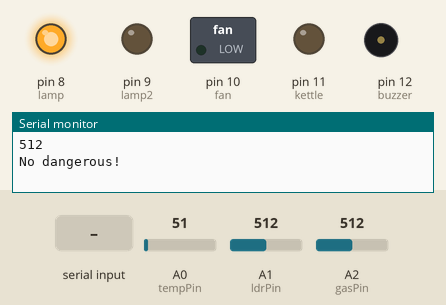
The sketch below on a simulated Arduino Uno, built with avr-gcc and run on an emulated ATmega328P. Shown: switched loads named in the sketch (green lamp = pin HIGH), output pins drawn as LEDs (lit = HIGH), buzzer (waves = sounding, pin HIGH), the last lines printed to the serial monitor. Inputs (shaded band) come from the test bench; at power-on: A2 (gasPin) = 512, A0 (tempPin) = 51, A1 (ldrPin) = 512.

Above: at 1.2 s.
1.3 s: A2 (gasPin) set to 521
At 3.3 s:
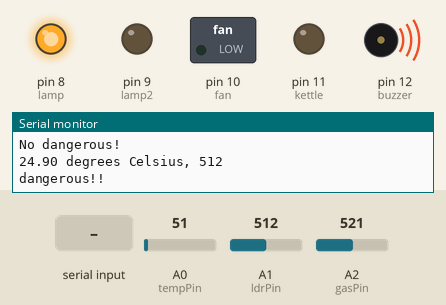
8.1 s: A0 (tempPin) set to 66
At 11.0 s:
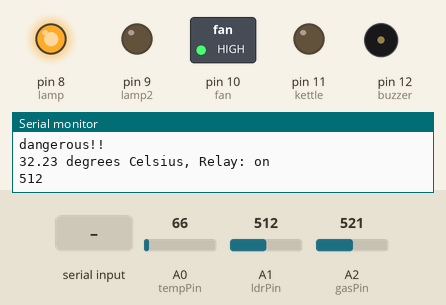
12.9 s: "1" received over Serial
At 16.2 s:
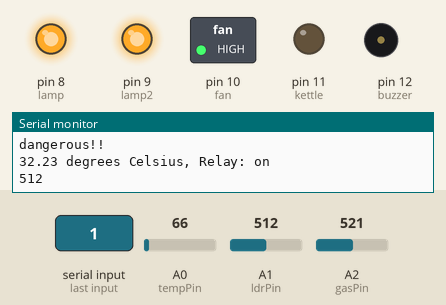
18.0 s: A1 (ldrPin) set to 99
21.5 s: A1 (ldrPin) set to 81
At 24.2 s:
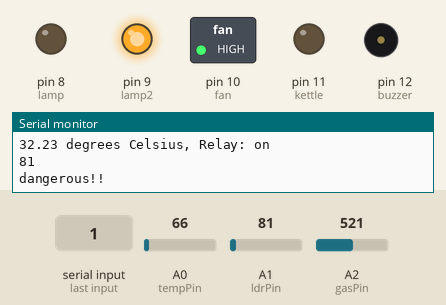
26.5 s: "0" received over Serial
At 29.4 s:
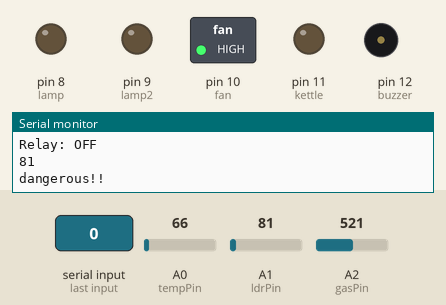
Timing chart, 0 to 32.6 s (numbered marks = the images above; inputs shaded):
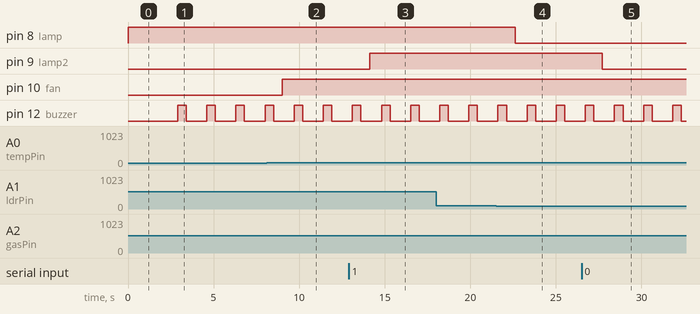

The sketch:

smart_home.ino
```cpp
#include <SoftwareSerial.h>
#include <Servo.h>
int pos = 0;
int tempPin = A0;   // select the input pin for temp sensor
int ldrPin = A1; // select the input pin for ldr sensor
int gasPin=A2; // select the input pin for gas sensor
int lamp = 8; // select the output pin for lamp NO(normal open)
int lamp2 = 9; //select the output pin for lamp using relay (normal closed)
int fan = 10; //select the output pin for fan cooling by relay (normal closed)
int kettle = 11; //select the output pin for kettle by relay (normal closed)
int buzzer = 12; // select the output for buzzer when gas sensor give alram
int state = 0;
int flag = 0;
int sensorValue = 0; // variable to store the value coming from the sensor
int tempMin = 18;   // the temperature to start the fan
int tempMax = 30;   // the maximum temperature when fan is at 100%
void setup() {
Serial.begin(9600); //sets serial port for communication
pinMode(tempPin, INPUT);
pinMode(gasPin,INPUT);
pinMode(ldrPin,INPUT);
pinMode(lamp, OUTPUT);
digitalWrite(lamp, LOW);
pinMode(buzzer, OUTPUT);
digitalWrite(buzzer, LOW);
pinMode(lamp2, OUTPUT);
digitalWrite(lamp2, LOW);
pinMode(fan, OUTPUT);
digitalWrite(fan, LOW);
pinMode(kettle, OUTPUT);
digitalWrite(kettle, LOW);

}


void loop() {
 if(Serial.available() > 0){
 state = Serial.read();
 flag=0;
 }

 if (state == '1') {
 digitalWrite(lamp2, HIGH);
 if(flag == 0){
 Serial.println("Relay: on");
 flag = 1;
 }
 }

 else if (state == '0') {
 digitalWrite(lamp2, LOW);
 if(flag == 0){
 Serial.println("Relay: OFF");
 flag = 1;
 }
 }

   if (state == '2') {
 digitalWrite(kettle, HIGH);
 if(flag == 0){
 Serial.println("Relay: on");
 flag = 1;
 }
 }

 else if (state == '3') {
 digitalWrite(kettle, LOW);
 if(flag == 0){
 Serial.println("Relay: OFF");
 flag = 1;
 }
 }
 sensorValue = analogRead(ldrPin); // read the value from the sensor
Serial.println(sensorValue); //prints the values coming from the sensor on the screen

 if(sensorValue > 90){ //setting a threshold value
  digitalWrite(lamp,HIGH); //turn relay ON
  delay (700);
 }
 else {digitalWrite(lamp,LOW); //turn relay OFF
   delay(700);}


    int gas;
  gas=analogRead(gasPin);
  if(gas>512)
  {
    Serial.println("dangerous!!");
    digitalWrite(buzzer,HIGH);
    delay(500);
    digitalWrite(buzzer,LOW);
    delay(500);
   }
   else
   {
      Serial.println("No dangerous!");
      digitalWrite(buzzer,LOW);
      delay(1500);
   }
int rawvoltage= analogRead(tempPin);
float millivolts= (rawvoltage/1024.0) * 5000;
float celsius= millivolts/10;
Serial.print(celsius);
Serial.print(" degrees Celsius, ");

if(celsius>=tempMax)
{ digitalWrite(fan, HIGH);
Serial.println("Relay: on");
}

else if (celsius<=tempMin)
{digitalWrite(fan, LOW);
Serial.println("Relay: OFF");}
}
```

Measured:
- the behaviour switches between 512 and 513 on A2 (gasPin) (found by bisection; images 0 and 1)
- the behaviour switches between 61 and 62 on A0 (tempPin) (found by bisection; images 1 and 2)
- the behaviour switches between 91 and 90 on A1 (ldrPin) (found by bisection; images 3 and 4)
- after the input at 1.3 s, pin 12 (buzzer): alternates HIGH for 0.50 s and LOW for 1.2 s, starting after 1.6 s
- after the input at 8.1 s, pin 10 (fan): LOW → HIGH after 0.91 s
- after the input at 12.9 s, pin 9 (lamp2): LOW → HIGH after 1.2 s
- after the input at 21.5 s, pin 8 (lamp): HIGH → LOW after 1.1 s
- after the input at 26.5 s, pin 9 (lamp2): HIGH → LOW after 1.2 s
